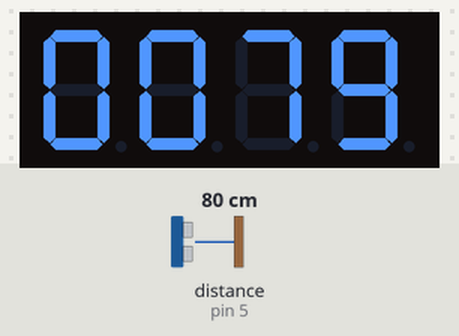
Simulated run of this sketch. Board: Arduino Nano, built with avr-gcc and run on an emulated ATmega328P. On the bench: 4-digit seven-segment display. Wiring (inferred from the names in the program): ultrasonic range finder: trigger pin 4; echo pin 5. The inputs (shaded band) are chosen by the test bench; at power-on: distance to the obstacle (sensor on pin 5) 80 cm. The echo pulse lasts 58.3 µs per cm.

Above: at 1.2 s.
1.3 s: distance to the obstacle (sensor on pin 5) set to 18 cm
At 1.9 s:
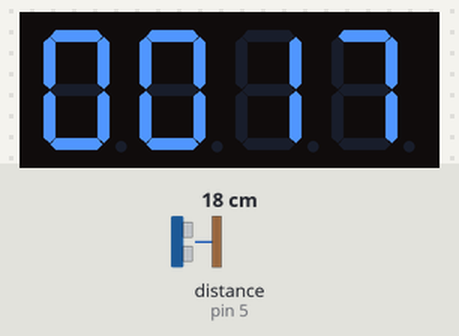
3.0 s: distance to the obstacle (sensor on pin 5) set to 4 cm
At 4.6 s:
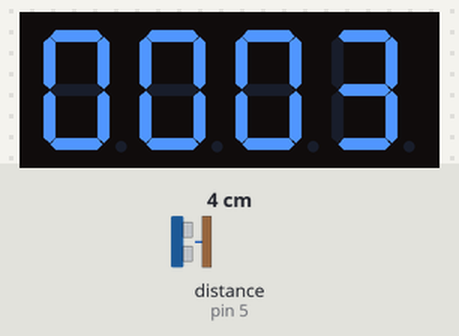
4.8 s: distance to the obstacle (sensor on pin 5) set to 2 cm
At 6.4 s:
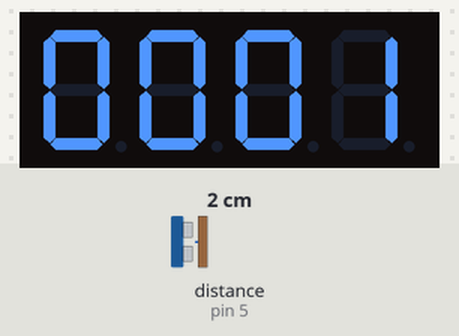
Timing chart, 0 to 7.9 s (numbered marks = the images above; inputs shaded):
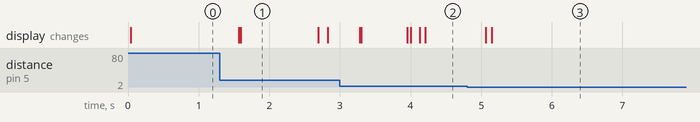

The sketch:

yardstick.ino
```cpp
#include <TM1637.h>
#include <RunningMedian.h>

/*
 * Yardstick
 *
 * Arduino Nano ultrasonic range finder
 *
 * D2: TM1637 CLK
 * D3: TM1637 DIO
 * D4: HC-SR04 Trig
 * D5: HC-SR04 Echo
 *
 * GND: TM1637 GND & HC-SR04 Gnd
 * +5V: TM1637 VCC & HC-SR04 Vcc
 */

// TM1637 (7 segment display)
#define TM_CLK_PIN 2
#define TM_DIO_PIN 3

// HC-SR04 (ultrasonic sensor)
#define SR03_TRIGGER_PIN 4
#define SR04_ECHO_PIN 5

// Modes
#define METRIC 0
#define IMPERIAL 1

// Time to distance and unit conversion
const float MM_FACTOR = 0.343 / 2; // Speed of sound divided by 2
const float CM_FACTOR = MM_FACTOR * 0.1;
const float IN_FACTOR = MM_FACTOR * 1/25.4;

// Helper
const unsigned int POW_LOOKUP[] = { 1, 10, 100, 1000, 10000 };

// Configurable
const int MEDIAN_SAMPLES = 20; // Interpolation (number of samples taken into account) 1-255
unsigned int mode = METRIC; // Display mode METRIC (cm) or IMPERIAL (in)
int brightness = 2; // display brightness 0-7

// Internal
TM1637 tm(TM_CLK_PIN,TM_DIO_PIN); // configure tm
RunningMedian durationSamples = RunningMedian(MEDIAN_SAMPLES);
long duration;
int distance;
bool startup;

void setup() {
  // tm initialization
  tm.init();
  tm.set(brightness);

  // sr initialization
  pinMode(SR03_TRIGGER_PIN, OUTPUT); // Sets the trigPin as an OUTPUT
  pinMode(SR04_ECHO_PIN, INPUT); // Sets the echoPin as an INPUT
}

char digitAt (int val, int n) {
  return val / POW_LOOKUP[n] % 10 ;
}

void loop() {
  // reset trigger pin
  digitalWrite(SR03_TRIGGER_PIN, LOW);
  delayMicroseconds(2);
  // set trigger pin HIGH for 10 microseconds
  digitalWrite(SR03_TRIGGER_PIN, HIGH);
  delayMicroseconds(10);
  digitalWrite(SR03_TRIGGER_PIN, LOW);
  // read echo pin
  duration = pulseIn(SR04_ECHO_PIN, HIGH); // travel time in microseconds

  durationSamples.add(duration);

  // distance from median duration
  if (mode == METRIC) distance = durationSamples.getMedian() * CM_FACTOR;
  else if (mode == IMPERIAL) distance = durationSamples.getMedian() * IN_FACTOR;

  // tm.display(position, character 0-15);
  tm.display(3,digitAt(distance, 0));
  tm.display(2,digitAt(distance, 1));
  tm.point(0);
  tm.display(1,digitAt(distance, 2));
  tm.display(0,digitAt(distance, 3));
}
```

Measured:
- after the input at 1.3 s, the display: first changes after 0.27 s (image 1 shows a later state)
- after the input at 3.0 s, the display: first changes after 0.28 s (image 2 shows a later state)
- after the input at 4.8 s, the display: first changes after 0.27 s (image 3 shows a later state)
- what the display in image 1 shows lasts 1.1 s, from 1.6 s to 2.7 s
